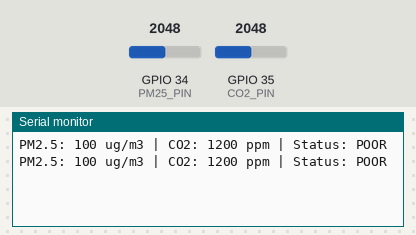
The sketch below on a simulated ESP32. Parts: the last lines printed to the serial monitor. The inputs (shaded band) are chosen by the test bench; at power-on: GPIO 35 (CO2_PIN) = 2048, GPIO 34 (PM25_PIN) = 2048.

Above: at 2.8 s.
2.9 s: GPIO 35 (CO2_PIN) set to 1988
At 5.0 s:
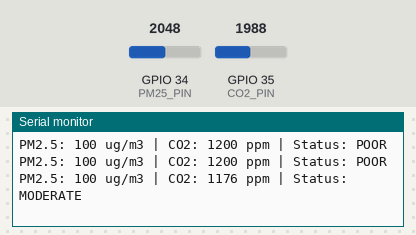
7.5 s: GPIO 34 (PM25_PIN) set to 2100
At 9.3 s:
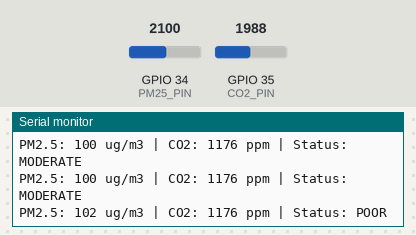

Measured:
- the behaviour switches between 2048 and 2047 on GPIO 35 (CO2_PIN) (found by bisection; images 0 and 1)
- the behaviour switches between 2067 and 2068 on GPIO 34 (PM25_PIN) (found by bisection; images 1 and 2)
- after the input at 2.9 s, the serial monitor: prints a new line after 1.1 s (image 1)
- after the input at 7.5 s, the serial monitor: prints a new line after 0.50 s (image 2)

The sketch:

IoT_AQI_Monitor.ino
```cpp
#define PM25_PIN 34
#define CO2_PIN  35

void setup() {
  Serial.begin(115200);
}

void loop() {

  // Read potentiometers
  int pmRaw  = analogRead(PM25_PIN);
  int co2Raw = analogRead(CO2_PIN);

  // Convert to real values
  int pm25 = map(pmRaw, 0, 4095, 0, 200);
  int co2  = map(co2Raw, 0, 4095, 400, 2000);

  // Air quality logic
  String status;
  if (pm25 <= 50 && co2 < 800)
    status = "GOOD";
  else if (pm25 <= 100 && co2 < 1200)
    status = "MODERATE";
  else
    status = "POOR";

  // Output
  Serial.print("PM2.5: ");
  Serial.print(pm25);
  Serial.print(" ug/m3 | CO2: ");
  Serial.print(co2);
  Serial.print(" ppm | Status: ");
  Serial.println(status);

  delay(2000);
}
```
